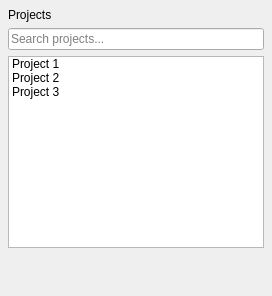
<?xml version="1.0" encoding="UTF-8"?>
<ui version="4.0">
 <class>ProjectListPanel</class>
 <widget class="QWidget" name="ProjectListPanel">
  <property name="minimumSize">
   <size><width>200</width><height>0</height></size>
  </property>
  <layout class="QVBoxLayout" name="mainLayout">
   <property name="leftMargin"><number>8</number></property>
   <property name="topMargin"><number>8</number></property>
   <property name="rightMargin"><number>8</number></property>
   <property name="bottomMargin"><number>8</number></property>
   <property name="spacing"><number>6</number></property>
   <item>
    <widget class="QLabel" name="titleLabel">
     <property name="text"><string>Projects</string></property>
    </widget>
   </item>
   <item>
    <widget class="QLineEdit" name="searchEdit">
     <property name="placeholderText"><string>Search projects...</string></property>
    </widget>
   </item>
   <item>
    <widget class="QListWidget" name="projectList">
     <item><property name="text"><string>Project 1</string></property></item>
     <item><property name="text"><string>Project 2</string></property></item>
     <item><property name="text"><string>Project 3</string></property></item>
    </widget>
   </item>
   <item>
    <spacer name="bottomSpacer">
     <property name="orientation"><enum>Qt::Orientation::Vertical</enum></property>
     <property name="sizeHint" stdset="0">
      <size><width>20</width><height>40</height></size>
     </property>
    </spacer>
   </item>
  </layout>
 </widget>
 <layoutdefault spacing="6" margin="11"/>
 <resources/>
 <connections/>
</ui>
